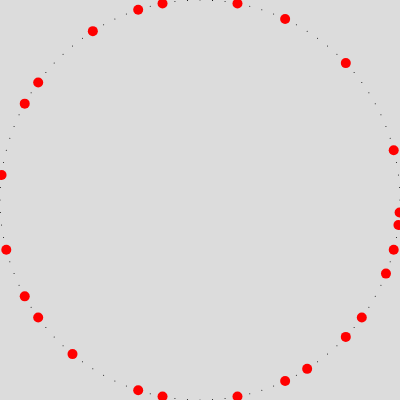
Frame 1 (no input)
Frame 60 (no input): identical to frame 1, image omitted
Frame 120 (the mouse pressed at the canvas centre since frame 60): identical to frame 1, image omitted

The p5.js sketch that drew this single still picture (run headless with seeded random() and noise() and a simulated clock; from frame 60 on, the mouse is pressed at the canvas centre):

// p5.js sketch
// ── sketch.js
let n = 100; // 円周上の点の数
let radius = 200; // 円の半径
let primes = []; // 素数を格納する配列

function setup() {
    createCanvas(400, 400);
    angleMode(DEGREES);

    // 素数を計算して配列に格納する
    for (let i = 2; i <= n; i++) {
        let isPrime = true;
        for (let j = 2; j <= sqrt(i); j++) {
            if (i % j === 0) {
                isPrime = false;
                break;
            }
        }
        if (isPrime) {
            primes.push(i);
        }
    }
}

function draw() {
    background(220);
    translate(width / 2, height / 2);

    // 円周上の点を描画する
    for (let i = 0; i < n; i++) {
        let angle = map(i, 0, n, 0, 360);
        let x = radius * cos(angle);
        let y = radius * sin(angle);
        stroke(0);
        strokeWeight(1);
        point(x, y);
    }

    // 素数のみに色をつける
    for (let i = 0; i < primes.length; i++) {
        let index = primes[i] - 1; // 素数の位置は1から始まるので、-1する
        let angle = map(index, 0, n, 0, 360);
        let x = radius * cos(angle);
        let y = radius * sin(angle);
        noStroke();
        fill(255, 0, 0);
        ellipse(x, y, 10, 10);
    }
}
